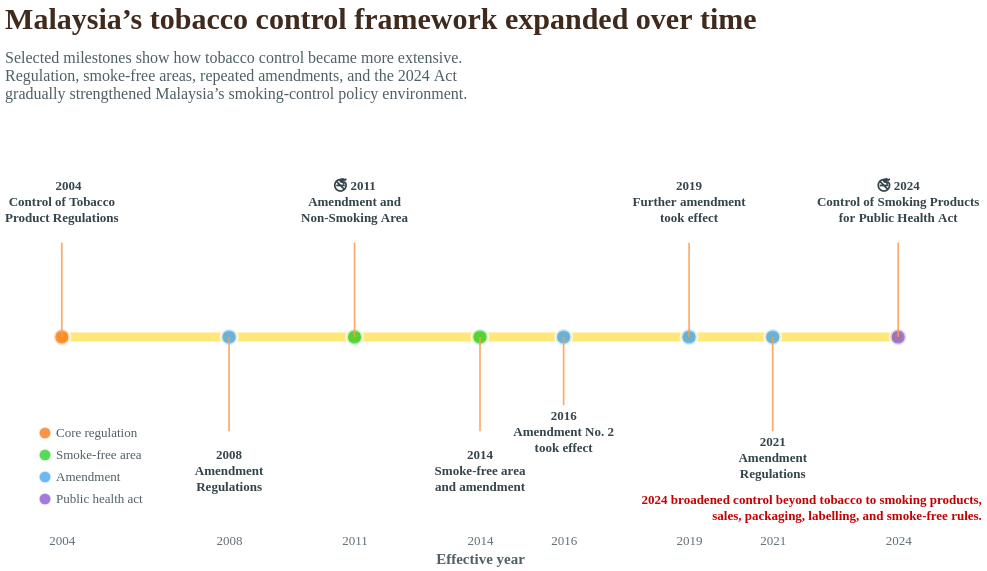

Specify this chart in Vega-Lite:
### Vega-Lite specification from a JSON file in a GitHub repository (floating-point values rounded to 4 significant figures)
{"$schema": "https://vega.github.io/schema/vega-lite/v5.json", "description": "Selected milestones in Malaysia tobacco control laws.", "width": 920, "height": 380, "background": "white", "title": {"text": "Malaysia’s tobacco control framework expanded over time", "subtitle": ["Selected milestones show how tobacco control became more extensive.", "Regulation, smoke-free areas, repeated amendments, and the 2024 Act", "gradually strengthened Malaysia’s smoking-control policy environment."], "font": "Crimson Text", "fontSize": 30, "fontWeight": "bold", "color": "#3f2a1d", "subtitleFont": "Source Sans Pro", "subtitleFontSize": 16, "subtitleColor": "#4f5f66", "anchor": "start", "offset": 45, "subtitlePadding": 15}, "data": {"values": [{"Year": 2004, "Y": 0, "LabelY": 1.15, "LineEndY": 0.72, "Label": "🚬 2004\nControl of Tobacco\nProduct Regulations", "Category": "Core regulation"}, {"Year": 2008, "Y": 0, "LabelY": -0.9, "LineEndY": -0.72, "Label": "2008\nAmendment\nRegulations", "Category": "Amendment"}, {"Year": 2011, "Y": 0, "LabelY": 1.15, "LineEndY": 0.72, "Label": "🚭 2011\nAmendment and\nNon-Smoking Area", "Category": "Smoke-free area"}, {"Year": 2014, "Y": 0, "LabelY": -0.9, "LineEndY": -0.72, "Label": "2014\nSmoke-free area\nand amendment", "Category": "Smoke-free area"}, {"Year": 2016, "Y": 0, "LabelY": -0.6, "LineEndY": -0.52, "Label": "2016\nAmendment No. 2\ntook effect", "Category": "Amendment"}, {"Year": 2019, "Y": 0, "LabelY": 1.15, "LineEndY": 0.72, "Label": "2019\nFurther amendment\ntook effect", "Category": "Amendment"}, {"Year": 2021, "Y": 0, "LabelY": -0.8, "LineEndY": -0.72, "Label": "2021\nAmendment\nRegulations", "Category": "Amendment"}, {"Year": 2024, "Y": 0, "LabelY": 1.15, "LineEndY": 0.72, "Label": "🚭 2024\nControl of Smoking Products\nfor Public Health Act", "Category": "Public health act"}]}, "layer": [{"data": {"values": [{"Start": 2004, "End": 2024, "Y": 0}]}, "mark": {"type": "rule", "stroke": "#FFE14D", "strokeWidth": 9, "strokeCap": "round", "opacity": 0.75}, "encoding": {"x": {"field": "Start", "type": "quantitative", "scale": {"domain": [2003, 2025]}, "axis": {"title": "Effective year", "titleFont": "Source Sans Pro", "titleFontSize": 15, "titleFontWeight": "bold", "titleColor": "#4f5f66", "labelFont": "Source Sans Pro", "labelFontSize": 13, "labelColor": "#5f6f77", "format": "d", "values": [2004, 2008, 2011, 2014, 2016, 2019, 2021, 2024], "grid": false, "domain": false, "tickColor": "#ffffff"}}, "x2": {"field": "End"}, "y": {"field": "Y", "type": "quantitative", "scale": {"domain": [-1.45, 1.45]}, "axis": null}}}, {"mark": {"type": "point", "filled": true, "size": 260, "stroke": "white", "strokeWidth": 3}, "encoding": {"x": {"field": "Year", "type": "quantitative", "scale": {"domain": [2003, 2025]}, "axis": {"title": "Effective year", "titleFont": "Source Sans Pro", "titleFontSize": 15, "titleFontWeight": "bold", "titleColor": "#4f5f66", "labelFont": "Source Sans Pro", "labelFontSize": 13, "labelColor": "#5f6f77", "format": "d", "values": [2004, 2008, 2011, 2014, 2016, 2019, 2021, 2024], "grid": false, "domain": false, "tickColor": "#ffffff"}}, "y": {"field": "Y", "type": "quantitative", "scale": {"domain": [-1.45, 1.45]}, "axis": null}, "color": {"field": "Category", "type": "nominal", "scale": {"domain": ["Core regulation", "Smoke-free area", "Amendment", "Public health act"], "range": ["#F26A00", "#12C912", "#2F9BEF", "#7A42C8"]}, "legend": {"title": null, "orient": "bottom-left", "labelFont": "Source Sans Pro", "labelFontSize": 13, "labelColor": "#4f5f66", "symbolSize": 150}}, "tooltip": [{"field": "Year", "type": "quantitative", "title": "Effective year", "format": "d"}, {"field": "Category", "type": "nominal", "title": "Policy type"}, {"field": "Label", "type": "nominal", "title": "Milestone"}]}}, {"mark": {"type": "rule", "stroke": "#FF9B4A", "strokeWidth": 1.7, "opacity": 0.85}, "encoding": {"x": {"field": "Year", "type": "quantitative", "scale": {"domain": [2003, 2025]}}, "y": {"field": "Y", "type": "quantitative", "scale": {"domain": [-1.45, 1.45]}}, "y2": {"field": "LineEndY"}}}, {"mark": {"type": "text", "align": "center", "baseline": "middle", "font": "Source Sans Pro", "fontSize": 13, "fontWeight": "bold", "lineBreak": "\n", "lineHeight": 16, "color": "#34444c"}, "encoding": {"x": {"field": "Year", "type": "quantitative", "scale": {"domain": [2003, 2025]}}, "y": {"field": "LabelY", "type": "quantitative", "scale": {"domain": [-1.45, 1.45]}}, "text": {"field": "Label"}}}, {"data": {"values": [{"Year": 2026, "Y": -1.3, "Text": "2024 broadened control beyond tobacco to smoking products,\nsales, packaging, labelling, and smoke-free rules."}]}, "mark": {"type": "text", "align": "right", "baseline": "bottom", "font": "Source Sans Pro", "fontSize": 13, "fontWeight": "bold", "lineBreak": "\n", "lineHeight": 16, "color": "#C40000"}, "encoding": {"x": {"field": "Year", "type": "quantitative", "scale": {"domain": [2003, 2025]}}, "y": {"field": "Y", "type": "quantitative", "scale": {"domain": [-1.45, 1.45]}}, "text": {"field": "Text"}}}], "config": {"view": {"stroke": null}, "axis": {"labelFont": "Source Sans Pro", "titleFont": "Source Sans Pro"}}}
